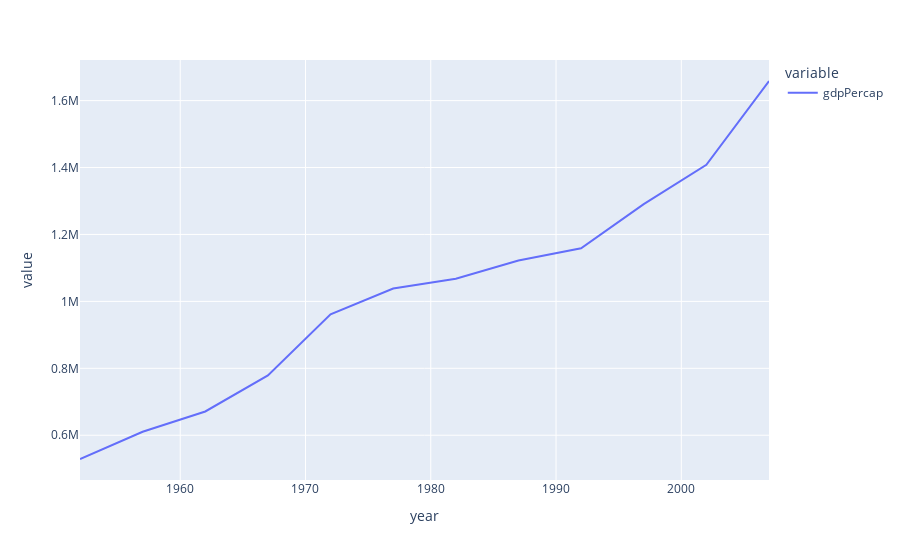

Write notebook code for a chart like this one.
### Code cell
px.line(gapminder.groupby("year").agg("sum")[['gdpPercap']])

### Figure 1 — Plotly figure (JSON) as saved in the notebook; plotly's stock layout.template omitted (floating-point values rounded to 4 significant figures)
{"data": [{"hovertemplate": "variable=gdpPercap<br>year=%{x}<br>value=%{y}<extra></extra>", "legendgroup": "gdpPercap", "line": {"color": "#636efa", "dash": "solid"}, "marker": {"symbol": "circle"}, "mode": "lines", "name": "gdpPercap", "orientation": "v", "showlegend": true, "type": "scatter", "x": [1952, 1957, 1962, 1967, 1972, 1977, 1982, 1987, 1992, 1997, 2002, 2007], "xaxis": "x", "y": [529000.0, 610500.0, 671100.0, 778700.0, 961400.0, 1038000.0, 1068000.0, 1122000.0, 1159000.0, 1291000.0, 1408000.0, 1659000.0], "yaxis": "y"}], "layout": {"legend": {"title": {"text": "variable"}, "tracegroupgap": 0}, "margin": {"t": 60}, "xaxis": {"anchor": "y", "domain": [0, 1], "title": {"text": "year"}}, "yaxis": {"anchor": "x", "domain": [0, 1], "title": {"text": "value"}}}}
